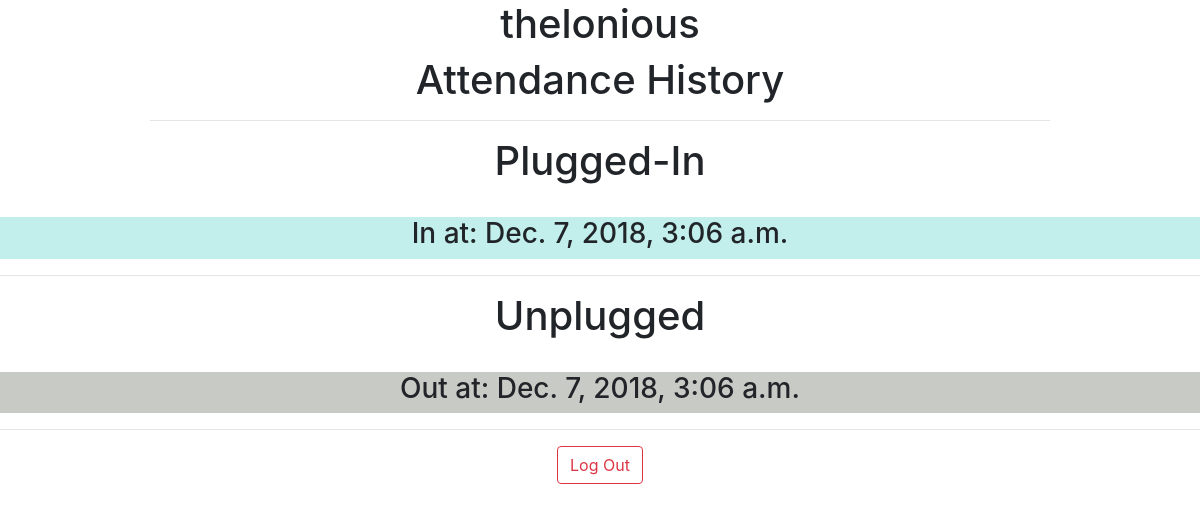
The page / (signed in) on the database as committed earlier.
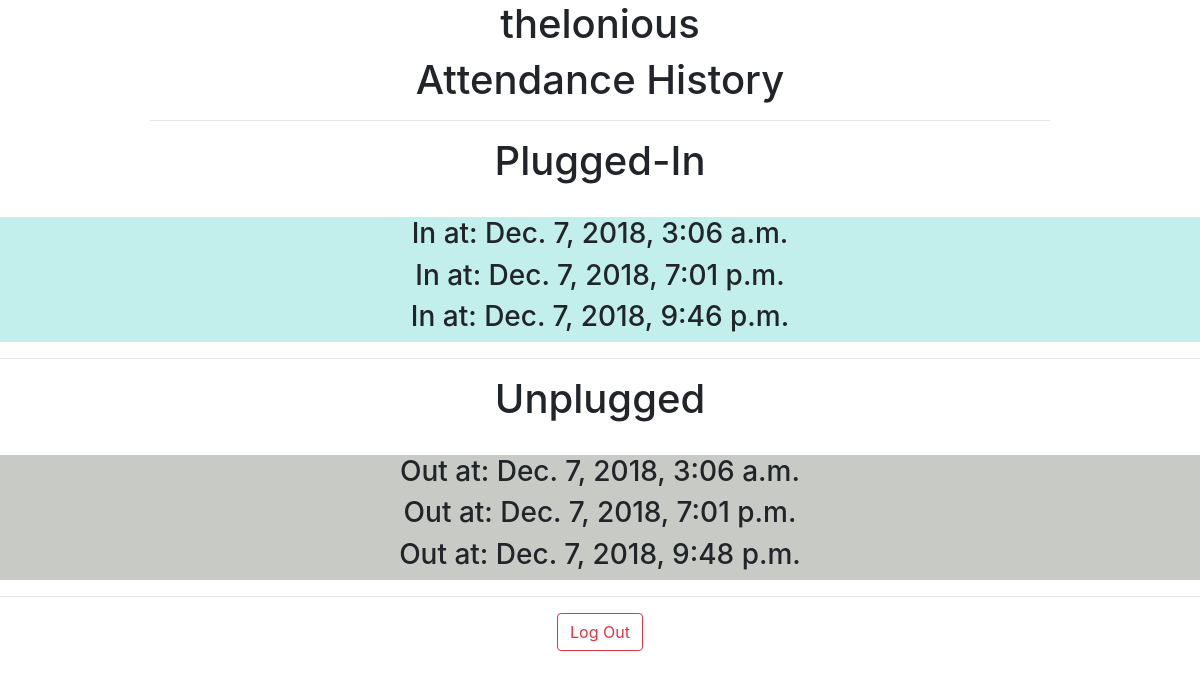
The same page on the database as committed later.
### attendanceApp/models.py (models this page shows, shortened)
class clockIn(models.Model):
    username = models.ForeignKey(User, on_delete=models.CASCADE, null=True, blank=True)
    password = models.CharField(max_length=30)
    clockIn = models.DateTimeField(default=timezone.now, null=True, blank=True)

class clockOut(models.Model):
    username = models.ForeignKey(User, on_delete=models.CASCADE, null=True, blank=True)
    password = models.CharField(max_length=30)
    clockOut = models.DateTimeField(default=timezone.now, null=True, blank=True)

### attendanceApp/views.py (the view)
# urls.py: path('', views.index, name='index'),
@login_required
def index(request):
    clockInRecord = clockIn.objects.filter(username=request.user)
    clockOutRecord = clockOut.objects.filter(username=request.user)
    context = {'clockInRecord': clockInRecord, 'clockOutRecord': clockOutRecord}
    return render(request, 'attendanceApp/index.html', context)

### attendanceApp/templates/attendanceApp/index.html (shortened to what this page needs)
{% load static %}
<link rel="stylesheet" href="{% static 'attendanceApp/bootstrap.css' %}">
<link rel="stylesheet" href="{% static 'attendanceApp/css/index.css' %}">
<div align="middle" class="history">
    <h1>{{user.get_username}}</h1>
    <h1> Attendance History</h1>
    <hr width="75%" class="hr"/>
{% block jumbotron %}
    {% if clockInRecord or clockOutRecord%}
    <div class="row justify-content-center">
       <h1>Plugged-In</h1>
    </div>
    <br/>
    <div class="row justify-content-center" id="clockin">
        {% for record in clockInRecord %}
        <h3 class="col-12">In at: {{record.clockIn}}</h3>
        {% endfor %}
    </div>
    <hr/>
    <div class="row justify-content-center">
        <h1>Unplugged</h1>
    </div>
    <br/>
    <div class="row justify-content-center" id="clockout">
        {% for record in clockOutRecord %}
        <h3 class="col-12">Out at: {{record.clockOut}}</h3>
        {% endfor %}
    </div>
    <hr/>
    <a href="{% url 'logout' %}"><button class="btn btn-outline-danger">Log Out</button></a>
</div>
{% endif %}
{% endblock %}

### attendanceApp/static/attendanceApp/css/index.css (style rules this page uses)
#clockin { background-color: #C2EFEB; }
#clockout { background-color: #C8CBC5; }

Rows that differ between the two databases and show on the page:
added clockIn: clockIn "Dec. 7, 2018, 7:01 p.m."
added clockIn: clockIn "Dec. 7, 2018, 9:46 p.m."
added clockOut: clockOut "Dec. 7, 2018, 7:01 p.m."
added clockOut: clockOut "Dec. 7, 2018, 9:48 p.m."
